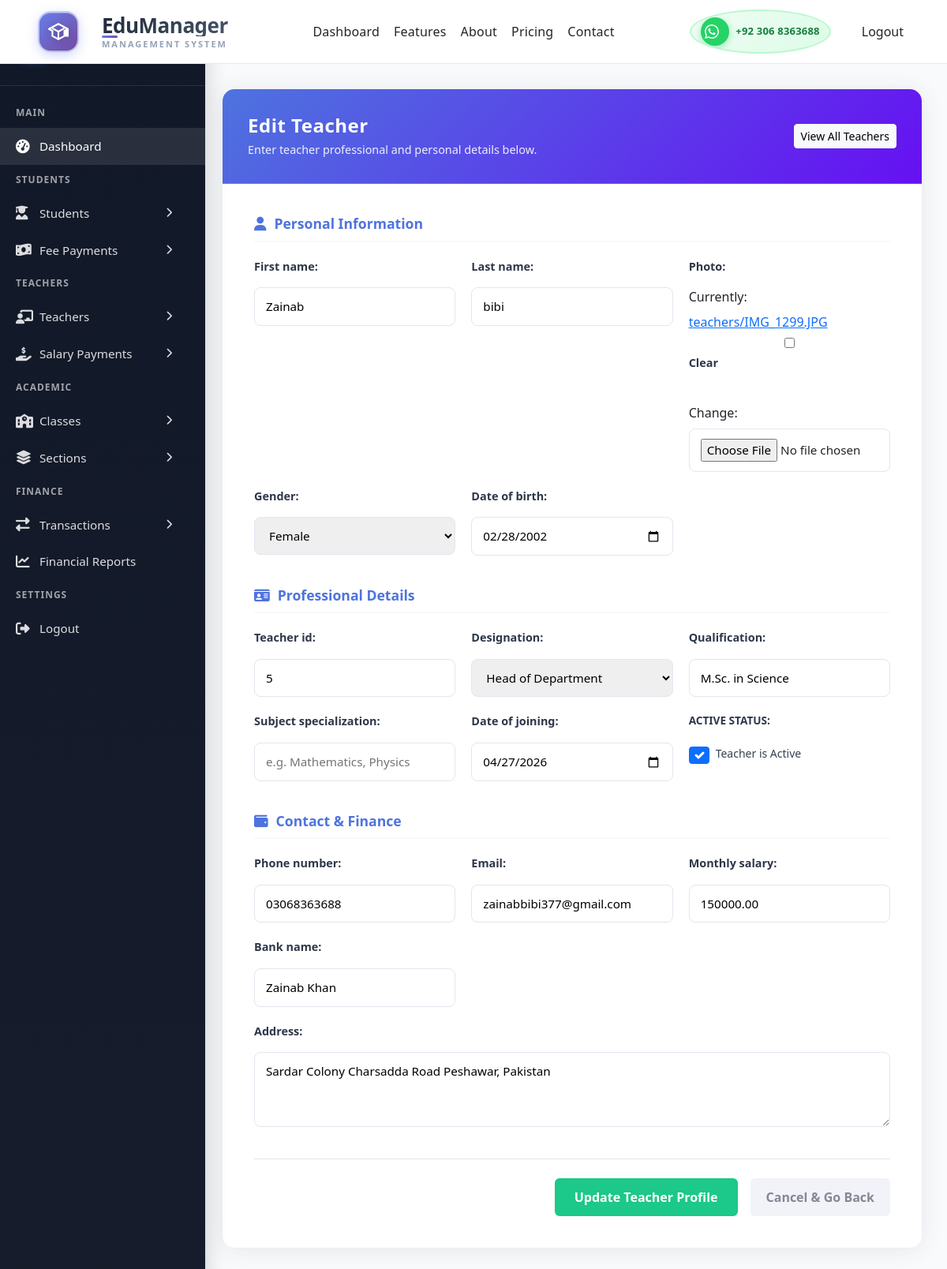
The page /teachers/update/4/ (signed in) on the database its author committed.
### base/models.py (models this page shows, shortened)
class Teacher(models.Model):
    GENDER_CHOICES = (
        ('Male', 'Male'),
        ('Female', 'Female'),
        ('Other', 'Other'),
    )
    DESIGNATIONS = (
        ('Principal', 'Principal'),
        ('Vice Principal', 'Vice Principal'),
        ('HOD', 'Head of Department'),
        ('Senior Teacher', 'Senior Teacher'),
        ('Teacher', 'Teacher'),
        ('Assistant Teacher', 'Assistant Teacher'),
    )
    user = models.OneToOneField(
        User,
        on_delete=models.SET_NULL,
        null=True,
        blank=True,
        related_name='teacher_profile'
    )
    teacher_id = models.CharField(max_length=20, unique=True, db_index=True)
    first_name = models.CharField(max_length=100)
    last_name = models.CharField(max_length=100)
    gender = models.CharField(max_length=10, choices=GENDER_CHOICES)
    date_of_birth = models.DateField(null=True, blank=True)
    photo = models.ImageField(upload_to='teachers/', blank=True, null=True)
    qualification = models.CharField(max_length=200, blank=True)
    subject_specialization = models.CharField(max_length=200, blank=True)
    designation = models.CharField(max_length=50, choices=DESIGNATIONS, default='Teacher')
    date_of_joining = models.DateField()
    phone_number = models.CharField(max_length=15)
    email = models.EmailField(unique=True, blank=True, null=True)
    address = models.TextField(blank=True)
    emergency_contact = models.CharField(max_length=15, blank=True)
    monthly_salary = models.DecimalField(max_digits=10, decimal_places=2, default=Decimal('0.00'),validators=[MinValueValidator(0)])
    total_salary_paid = models.DecimalField(max_digits=10, decimal_places=2, default=Decimal('0.00'))
    salary_due = models.DecimalField(max_digits=10, decimal_places=2, default=Decimal('0.00'))
    bank_name = models.CharField(max_length=100, blank=True)
    account_number = models.CharField(max_length=50, blank=True)
    ifsc_code = models.CharField(max_length=20, blank=True)
    is_active = models.BooleanField(default=True)
    created_at = models.DateTimeField(auto_now_add=True)
    updated_at = models.DateTimeField(auto_now=True)
    class Meta:
        ordering = ['-updated_at']
        verbose_name = 'Teacher'
        verbose_name_plural = 'Teachers'

### base/views.py (the view)
# urls.py: path('teachers/update/<int:pk>/', views.teacher_update, name='teacher_update'),
@login_required(login_url='loginPage')
def teacher_update(request, pk):
    teacher = get_object_or_404(Teacher, pk=pk)
    form = TeacherForm(
        request.POST or None,
        request.FILES or None,
        instance=teacher
    )
    if form.is_valid():
        form.save()
        messages.success(request, "Teacher updated successfully")
        return redirect("teacher_list")
    context = {"form":form}
    return render(request, "teachers/teacher_form.html", context)

### base/forms.py
class TeacherForm(forms.ModelForm):
    class Meta:
        model = Teacher
        fields = "__all__"
        exclude = ['total_salary_paid', 'salary_due']
        widgets = {
            'date_of_birth': forms.DateInput(attrs={'type': 'date'}),
            'date_of_joining': forms.DateInput(attrs={'type': 'date'}),
            'address': forms.Textarea(attrs={'rows': 3}),
            'photo': forms.ClearableFileInput(attrs={'class': 'file-upload'}),
            'subject_specialization': forms.TextInput(attrs={
                'class': 'tf-input-field',
                'placeholder': 'e.g. Mathematics, Physics',
            }),
            'is_active': forms.CheckboxInput(attrs={'class': 'form-check-input'}),
        }

### base/templates/teachers/teacher_form.html (shortened to what this page needs)
{% extends 'main.html' %}
{% load static %}
{% block content %}
<div class="tf-dashboard-layout">
    <div class="tf-sidebar">
        {% include 'sidebar.html' %}
    </div>
    <main class="tf-main-content">
        <div class="tf-card tf-animate">
            <div class="tf-header-box">
                <div class="tf-header-text">
                    <h1>{% if form.instance.pk %}Edit Teacher{% else %}Add New Teacher{% endif %}</h1>
                    <p>Enter teacher professional and personal details below.</p>
                </div>
                <a href="{% url 'teacher_list' %}" class="btn btn-light btn-sm">View All Teachers</a>
            </div>
            <form method="POST" enctype="multipart/form-data" class="tf-body">
                <div class="tf-section-block">
                    <h3><i class="fas fa-user"></i> Personal Information</h3>
                    <div class="tf-fields-row">
                        <div class="tf-field-group">{{ form.first_name.label_tag }}{{ form.first_name }}
                            {{form.first_name.errors }}</div>
                        <div class="tf-field-group">{{ form.last_name.label_tag }}{{ form.last_name }}
                            {{form.last_name.errors }}</div>
                        <div class="tf-field-group">{{ form.photo.label_tag }}{{ form.photo }}
                            {{ form.photo.errors }}</div>
                        <div class="tf-field-group">{{ form.gender.label_tag }}{{ form.gender }}</div>
                        <div class="tf-field-group">{{ form.date_of_birth.label_tag }}{{ form.date_of_birth }}</div>
                    </div>
                </div>
                <div class="tf-section-block">
                    <h3><i class="fas fa-id-card"></i> Professional Details</h3>
                    <div class="tf-fields-row">
                        <div class="tf-field-group">{{ form.teacher_id.label_tag }}{{ form.teacher_id }}
                            {{ form.teacher_id.errors }}</div>
                        <div class="tf-field-group">{{ form.designation.label_tag }}{{ form.designation }}
                            {{ form.designation.errors }}</div>
                        <div class="tf-field-group">{{ form.qualification.label_tag }}{{ form.qualification }}
                            {{ form.qualification.errors }}</div>
                        <div class="tf-field-group">{{ form.subject_specialization.label_tag }}
                            {{form.subject_specialization }}
                            {{ form.subject_specialization.errors }}</div>
                        <div class="tf-field-group">{{ form.date_of_joining.label_tag }}{{ form.date_of_joining }}
                            {{ form.date_of_joining.errors }}</div>
                        <div class="sf-field-group">
                            <label class="sf-label" for="{{ form.is_active.id_for_label }}">
                                Active Status:
                            </label>
                            <div class="checkbox-wrapper">
                                {{ form.is_active }}
                                <span class="checkbox-text">
                                    Teacher is Active
                                </span>
                            </div>
                        </div>
                    </div>
                </div>
                <div class="tf-section-block">
                    <h3><i class="fas fa-wallet"></i> Contact & Finance</h3>
                    <div class="tf-fields-row">
                        <div class="tf-field-group">{{ form.phone_number.label_tag }}{{ form.phone_number }}
                            {{ form.phone_number.errors }}</div>
                        <div class="tf-field-group">{{ form.email.label_tag }}{{ form.email }}
                            {{ form.email.errors }}</div>
                        <div class="tf-field-group">{{ form.monthly_salary.label_tag }}{{ form.monthly_salary }}
                            {{ form.monthly_salary.errors }}</div>
                        <div class="tf-field-group">{{ form.bank_name.label_tag }}{{ form.bank_name }}
                            {{ form.bank_name.errors }}</div>
                        <div class="tf-field-group tf-span-3">{{ form.address.label_tag }}{{ form.address }}
                            {{ form.address.errors }}</div>
                    </div>
                </div>
                <div class="sf-actions">
                    <button type="submit" class="sf-btn-save">
                        {% if form.instance.pk %}Update Teacher Profile{% else %}Save Teacher Record{% endif %}
                    </button>
                    <a href="{% url 'teacher_list' %}" class="sf-btn-back">Cancel & Go Back</a>
                </div>
            </form>
        </div>
    </main>
</div>
{% endblock %}

### static/styles/style_0.css (style rules this page uses)
*, *::before, *::after { box-sizing: border-box; }
body { margin: 0; padding: 0; font-family: 'Segoe UI', Tahoma, Geneva, Verdana, sans-serif; background: #f8fafc; }
:root { --primary: #0f172a; --primary-light: #1e293b; --accent: #3b82f6; --accent-glow: #60a5fa; --whatsapp: #25d366; --whatsapp-dark: #128c7e; --text: #64748b; --text-dark: #0f172a; --bg: #ffffff; --border: #e2e8f0; --shadow: 0 4px 6px -1px rgba(0, 0, 0, 0.1); --shadow-lg: 0 10px 15px -3px rgba(0, 0, 0, 0.1); --radius: 8px; --radius-lg: 12px; }
html { scroll-behavior: smooth; scroll-padding-top: 100px; }

### static/styles/navbar.css (style rules this page uses)
.btn { display: inline-flex; align-items: center; justify-content: center; font-size: 13px; font-weight: 600; text-decoration: none; padding: 8px 16px; border-radius: var(--radius); transition: all 0.3s cubic-bezier(0.4, 0, 0.2, 1); cursor: pointer; border: none; font-family: inherit; white-space: nowrap; flex-shrink: 0; position: relative; overflow: hidden; }
.btn::before { content: ''; position: absolute; top: 50%; left: 50%; width: 0; height: 0; border-radius: 50%; background: rgba(255, 255, 255, 0.3); transform: translate(-50%, -50%); transition: width 0.6s, height 0.6s; }

### static/styles/login.css (style rules this page uses)
:root { --color-primary: #3b82f6; --color-primary-hover: #2563eb; --color-primary-active: #1d4ed8; --color-secondary: #64748b; --color-success: #10b981; --color-error: #ef4444; --color-warning: #f59e0b; --color-info: #3b82f6; --color-white: #ffffff; --color-gray-50: #f8fafc; --color-gray-100: #f1f5f9; --color-gray-200: #e2e8f0; --color-gray-300: #cbd5e1; --color-gray-400: #94a3b8; --color-gray-500: #64748b; --color-gray-600: #475569; --color-gray-700: #334155; --color-gray-800: #1e293b; --color-gray-900: #0f172a; --font-sans: -apple-system, BlinkMacSystemFont, "Segoe UI", Roboto, "Helvetica Neue", Arial, sans-serif; --font-mono: ui-monospace, SFMono-Regular, "SF Mono", Menlo, Consolas, monospace; --space-1: 0.25rem; --space-2: 0.5rem; --space-3: 0.75rem; --space-4: 1rem; --space-5: 1.25rem; --space-6: 1.5rem; --space-8: 2rem; --space-10: 2.5rem; --radius-sm: 0.375rem; --radius-md: 0.5rem; --radius-lg: 0.75rem; --radius-xl: 1rem; --shadow-sm: 0 1px 2px 0 rgb(0 0 0 / 0.05); --shadow-md: 0 4px 6px -1px rgb(0 0 0 / 0.1), 0 2px 4px -2px rgb(0 0 0 / 0.1); --shadow-lg: 0 10px 15px -3px rgb(0 0 0 / 0.1), 0 4px 6px -4px rgb(0 0 0 / 0.1); --shadow-xl: 0 20px 25px -5px rgb(0 0 0 / 0.1), 0 8px 10px -6px rgb(0 0 0 / 0.1); --transition-fast: 150ms cubic-bezier(0.4, 0, 0.2, 1); --transition-base: 200ms cubic-bezier(0.4, 0, 0.2, 1); --transition-slow: 300ms cubic-bezier(0.4, 0, 0.2, 1); }

### static/styles/dashboard.css (style rules this page uses)
:root { --primary-50: #eff6ff; --primary-100: #dbeafe; --primary-200: #bfdbfe; --primary-500: #3b82f6; --primary-600: #2563eb; --primary-700: #1d4ed8; --primary-900: #1e3a8a; --success: #10b981; --success-light: #d1fae5; --warning: #f59e0b; --warning-light: #fef3c7; --danger: #ef4444; --danger-light: #fee2e2; --purple: #8b5cf6; --purple-light: #ede9fe; --gray-50: #f9fafb; --gray-100: #f3f4f6; --gray-200: #e5e7eb; --gray-300: #d1d5db; --gray-400: #9ca3af; --gray-500: #6b7280; --gray-600: #4b5563; --gray-700: #374151; --gray-800: #1f2937; --gray-900: #111827; --space-1: 0.25rem; --space-2: 0.5rem; --space-3: 0.75rem; --space-4: 1rem; --space-5: 1.25rem; --space-6: 1.5rem; --space-8: 2rem; --space-10: 2.5rem; --space-12: 3rem; --sidebar-width: 280px; --sidebar-collapsed: 80px; --header-height: 80px; --radius-sm: 0.375rem; --radius-md: 0.5rem; --radius-lg: 0.75rem; --radius-xl: 1rem; --radius-2xl: 1.5rem; --radius-full: 9999px; --shadow-sm: 0 1px 2px 0 rgb(0 0 0 / 0.05); --shadow-md: 0 4px 6px -1px rgb(0 0 0 / 0.1), 0 2px 4px -2px rgb(0 0 0 / 0.1); --shadow-lg: 0 10px 15px -3px rgb(0 0 0 / 0.1), 0 4px 6px -4px rgb(0 0 0 / 0.1); --shadow-xl: 0 20px 25px -5px rgb(0 0 0 / 0.1), 0 8px 10px -6px rgb(0 0 0 / 0.1); --shadow-glow: 0 0 20px rgba(59, 130, 246, 0.3); --transition-fast: 150ms cubic-bezier(0.4, 0, 0.2, 1); --transition-base: 200ms cubic-bezier(0.4, 0, 0.2, 1); --transition-slow: 300ms cubic-bezier(0.4, 0, 0.2, 1); --transition-spring: 500ms cubic-bezier(0.68, -0.55, 0.265, 1.55); }
* { margin: 0; padding: 0; box-sizing: border-box; }
html, body { margin: 0; padding: 0; width: 100%; max-width: 100%; overflow-x: hidden; height: 100vh; }

### static/styles/teacher_list.css (style rules this page uses)
:root { --sidebar-bg: #1e293b; --main-bg: #f8fafc; --add-btn: #2563eb; --add-hover: #1d4ed8; --edit-btn: #22c55e; --edit-hover: #16a34a; --delete-btn: #ef4444; --delete-hover: #dc2626; --text-dark: #1e293b; --text-muted: #64748b; }

### rows shown on the page
Teacher: first_name "Zainab", last_name "bibi", gender "Female", date_of_birth "02/28/2002", teacher_id "5", designation "Head of Department", qualification "M.Sc. in Science", date_of_joining "04/27/2026", is_active "☑", phone_number "03068363688", email "zainabbibi377@gmail.com", monthly_salary "150000.00", bank_name "Zainab Khan", address "Sardar Colony Charsadda Road Peshawar, Pakistan"
